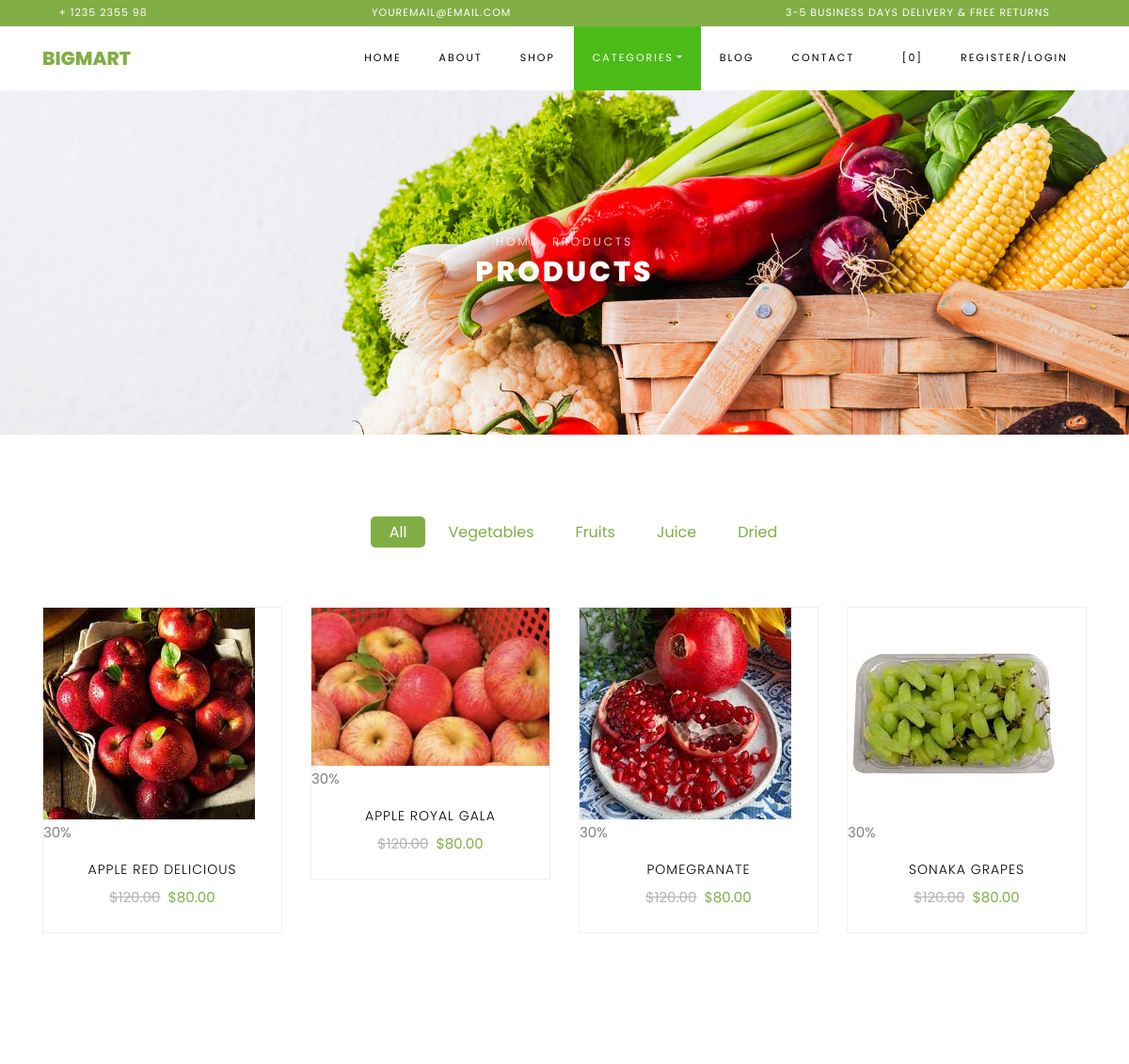
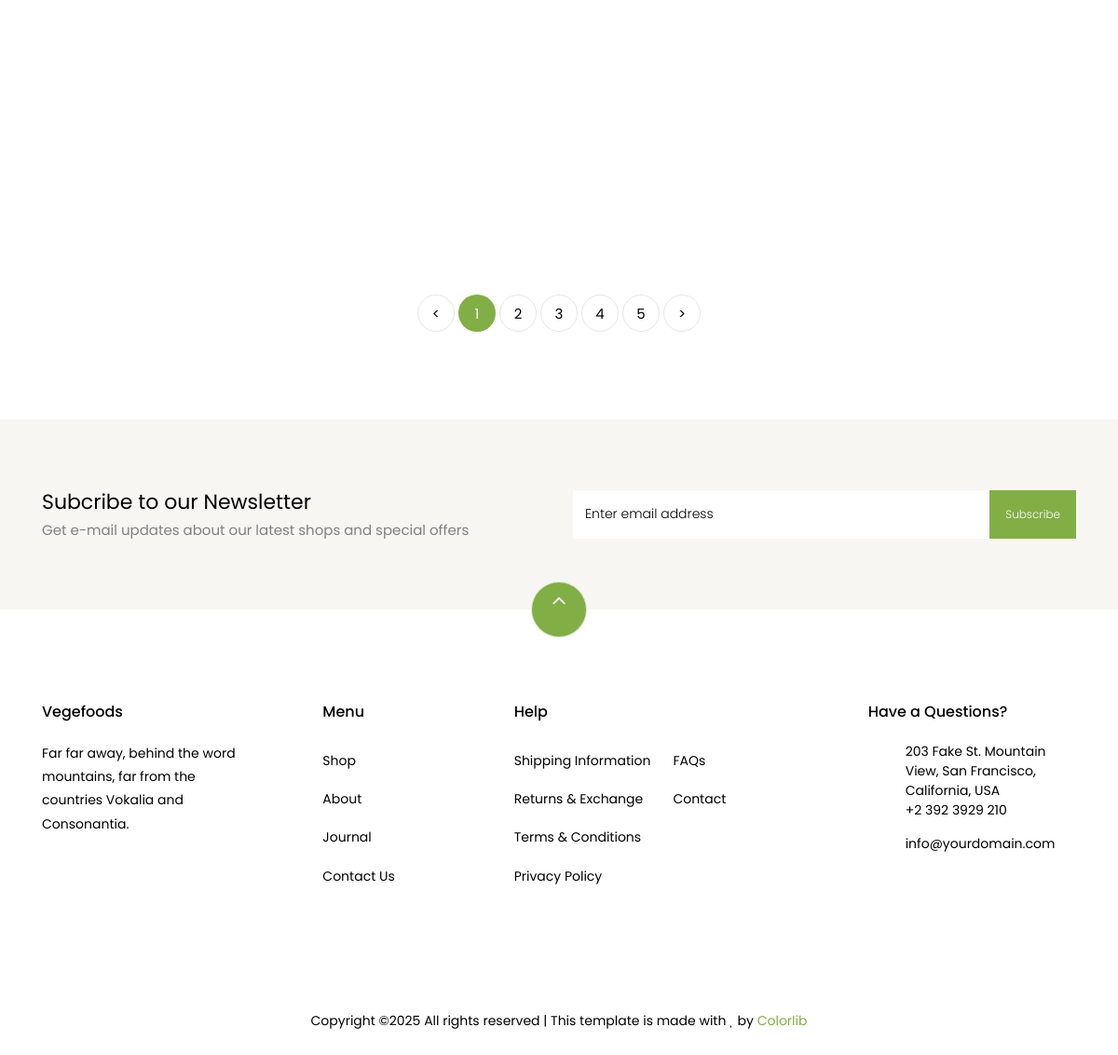
The page /Each_Products/Fruits on the database its author committed (2 pictures, top to bottom).
### Backend/models.py (models this page shows)
class ProductDB(models.Model):
    Category = models.CharField(max_length=100, null=True, blank=True)
    Product_Name = models.CharField(max_length=100, null=True, blank=True)
    Product_Price = models.IntegerField(null=True, blank=True)
    Product_Description = models.CharField(max_length=100, null=True, blank=True)
    Product_Image = models.ImageField(upload_to="Product Images", null=True, blank=True)

### Webapp/views.py (the view)
# urls.py: path('Each_Products/<cat_name>', views.Product_filteredpage, name="Each_Products"),
def Product_filteredpage(req, cat_name):
    data = ProductDB.objects.filter(Category=cat_name)
    cat = categoriesDB.objects.all()
    return render(req, "Product_filtered.html", {'data': data, 'cat': cat})

### Webapp/templates/Product_filtered.html (shortened to what this page needs)
<!DOCTYPE html>
{% load static %}
<html lang="en">
  <head>
    <link rel="stylesheet" href="{% static 'Web_Home/css/open-iconic-bootstrap.min.css' %}">
    <link rel="stylesheet" href="{% static 'Web_Home/css/animate.css' %}">
    <link rel="stylesheet" href="{% static 'Web_Home/css/owl.carousel.min.css' %}">
    <link rel="stylesheet" href="{% static 'Web_Home/css/owl.theme.default.min.css' %}">
    <link rel="stylesheet" href="{% static 'Web_Home/css/magnific-popup.css' %}">
    <link rel="stylesheet" href="{% static 'Web_Home/css/aos.css' %}">
    <link rel="stylesheet" href="{% static 'Web_Home/css/ionicons.min.css' %}">
    <link rel="stylesheet" href="{% static 'Web_Home/css/bootstrap-datepicker.css' %}">
    <link rel="stylesheet" href="{% static 'Web_Home/css/jquery.timepicker.css' %}">
    <link rel="stylesheet" href="{% static 'Web_Home/css/flaticon.css' %}">
    <link rel="stylesheet" href="{% static 'Web_Home/css/icomoon.css' %}">
    <link rel="stylesheet" href="{% static 'Web_Home/css/style.css' %}">
  </head>
  <body class="goto-here">
		<div class="py-1 bg-primary">
    	<div class="container">
    		<div class="row no-gutters d-flex align-items-start align-items-center px-md-0">
	    		<div class="col-lg-12 d-block">
		    		<div class="row d-flex">
		    			<div class="col-md pr-4 d-flex topper align-items-center">
					    	<div class="icon mr-2 d-flex justify-content-center align-items-center"><span class="icon-phone2"></span></div>
						    <span class="text">+ 1235 2355 98</span>
					    </div>
					    <div class="col-md pr-4 d-flex topper align-items-center">
					    	<div class="icon mr-2 d-flex justify-content-center align-items-center"><span class="icon-paper-plane"></span></div>
						    <span class="text">youremail@email.com</span>
					    </div>
					    <div class="col-md-5 pr-4 d-flex topper align-items-center text-lg-right">
						    <span class="text">3-5 Business days delivery &amp; Free Returns</span>
					    </div>
				    </div>
			    </div>
		    </div>
		  </div>
    </div>
<nav class="navbar navbar-expand-lg navbar-dark ftco_navbar bg-dark ftco-navbar-light" id="ftco-navbar">
    <div class="container">
        <a class="navbar-brand" href="index.html">Bigmart</a>
        <div class="collapse navbar-collapse" id="ftco-nav">
            <ul class="navbar-nav ml-auto">
                <li class="nav-item active " ><a href="{% url 'home' %}" class="nav-link">Home</a></li>
                <li class="nav-item"><a href="{% url 'About' %}" class="nav-link">About</a></li>
                <li class="nav-item"><a href="{% url 'Shop' %}" class="nav-link">Shop</a></li>
                <li class="nav-item dropdown">
                    <a class="nav-link dropdown-toggle" style="background-color: #4CBB17;color:white" href="#" id="dropdown04" data-toggle="dropdown" aria-haspopup="true" aria-expanded="false">Categories</a>
                </li>
                <li class="nav-item"><a href="{% url 'Blog' %}" class="nav-link">Blog</a></li>
                <li class="nav-item"><a href="{% url 'Contact' %}" class="nav-link">Contact</a></li>
                <li class="nav-item cta cta-colored"><a href="{% url 'cart' %}" class="nav-link"><span class="icon-shopping_cart"></span>[0]</a></li>
                {% if request.session.Username %}
                    <li class="nav-item"><a href="{% url 'User_logout' %}" class="nav-link">{{request.session.Username}}/Logout</a></li>
                {% else %}
                    <li class="nav-item"><a href="{% url 'user_register' %}" class="nav-link">Register/Login</a></li>
                {% endif %}
            </ul>
        </div>
    </div>
</nav>
    <div class="hero-wrap hero-bread" style="background-image: url({% static 'Web_Home/images/bg_1.jpg' %});">
      <div class="container">
        <div class="row no-gutters slider-text align-items-center justify-content-center">
          <div class="col-md-9 ftco-animate text-center">
          	<p class="breadcrumbs"><span class="mr-2"><a href="index.html">Home</a></span> <span>Products</span></p>
                <h1 class="mb-0 bread">Products</h1>
          </div>
        </div>
      </div>
    </div>
    <section class="ftco-section">
    	<div class="container">
    		<div class="row justify-content-center">
    			<div class="col-md-10 mb-5 text-center">
    				<ul class="product-category">
    					<li><a href="#" class="active">All</a></li>
    					<li><a href="#">Vegetables</a></li>
    					<li><a href="#">Fruits</a></li>
    					<li><a href="#">Juice</a></li>
    					<li><a href="#">Dried</a></li>
    				</ul>
    			</div>
    		</div>
    		<div class="row" >
                {% for i in data %}
    			<div class="col-md-6 col-lg-3 ftco-animate" >
    				<div class="product">
    					<a href="#" class="img-prod">
                            <a href="{% url 'single_product' p_id=i.id %}">
                                <img class="img-fluid" src="{{i.Product_Image.url}}" alt="Colorlib Template">
                            </a>
    						<span class="status">30%</span>
    					</a>
    					<div class="text py-3 pb-4 px-3 text-center">
    						<h3><a href="#">{{i.Product_Name}}</a></h3>
    						<div class="d-flex">
    							<div class="pricing">
		    						<p class="price"><span class="mr-2 price-dc">$120.00</span><span class="price-sale">$80.00</span></p>
		    					</div>
	    					</div>
    					</div>
    				</div>
    			</div>
                {% endfor %}
    		</div>
    		<div class="row mt-5" >
          <div class="col text-center">
            <div class="block-27">
              <ul>
                <li><a href="#">&lt;</a></li>
                <li class="active"><span>1</span></li>
                <li><a href="#">2</a></li>
                <li><a href="#">3</a></li>
                <li><a href="#">4</a></li>
                <li><a href="#">5</a></li>
                <li><a href="#">&gt;</a></li>
              </ul>
            </div>
          </div>
        </div>
    	</div>
    </section>
		<section class="ftco-section ftco-no-pt ftco-no-pb py-5 bg-light">
      <div class="container py-4">
        <div class="row d-flex justify-content-center py-5">
          <div class="col-md-6">
          	<h2 style="font-size: 22px;" class="mb-0">Subcribe to our Newsletter</h2>
          	<span>Get e-mail updates about our latest shops and special offers</span>
          </div>
          <div class="col-md-6 d-flex align-items-center">
            <form action="#" class="subscribe-form">
              <div class="form-group d-flex">
                <input type="text" class="form-control" placeholder="Enter email address">
                <input type="submit" value="Subscribe" class="submit px-3">
              </div>
            </form>
          </div>
        </div>
      </div>
    </section>
    <footer class="ftco-footer ftco-section">
      <div class="container">
      	<div class="row">
      		<div class="mouse">
						<a href="#" class="mouse-icon">
							<div class="mouse-wheel"><span class="ion-ios-arrow-up"></span></div>
						</a>
					</div>
      	</div>
        <div class="row mb-5">
          <div class="col-md">
            <div class="ftco-footer-widget mb-4">
              <h2 class="ftco-heading-2">Vegefoods</h2>
              <p>Far far away, behind the word mountains, far from the countries Vokalia and Consonantia.</p>
              <ul class="ftco-footer-social list-unstyled float-md-left float-lft mt-5">
              </ul>
            </div>
          </div>
          <div class="col-md">
            <div class="ftco-footer-widget mb-4 ml-md-5">
              <h2 class="ftco-heading-2">Menu</h2>
              <ul class="list-unstyled">
                <li><a href="#" class="py-2 d-block">Shop</a></li>
                <li><a href="#" class="py-2 d-block">About</a></li>
                <li><a href="#" class="py-2 d-block">Journal</a></li>
                <li><a href="#" class="py-2 d-block">Contact Us</a></li>
              </ul>
            </div>
          </div>
          <div class="col-md-4">
             <div class="ftco-footer-widget mb-4">
              <h2 class="ftco-heading-2">Help</h2>
              <div class="d-flex">
	              <ul class="list-unstyled mr-l-5 pr-l-3 mr-4">
	                <li><a href="#" class="py-2 d-block">Shipping Information</a></li>
	                <li><a href="#" class="py-2 d-block">Returns &amp; Exchange</a></li>
	                <li><a href="#" class="py-2 d-block">Terms &amp; Conditions</a></li>
	                <li><a href="#" class="py-2 d-block">Privacy Policy</a></li>
	              </ul>
	              <ul class="list-unstyled">
	                <li><a href="#" class="py-2 d-block">FAQs</a></li>
	                <li><a href="#" class="py-2 d-block">Contact</a></li>
	              </ul>
	            </div>
            </div>
          </div>
          <div class="col-md">
            <div class="ftco-footer-widget mb-4">
            	<h2 class="ftco-heading-2">Have a Questions?</h2>
            	<div class="block-23 mb-3">
	              <ul>
	                <li><span class="icon icon-map-marker"></span><span class="text">203 Fake St. Mountain View, San Francisco, California, USA</span></li>
	                <li><a href="#"><span class="icon icon-phone"></span><span class="text">+2 392 3929 210</span></a></li>
	                <li><a href="#"><span class="icon icon-envelope"></span><span class="text">info@yourdomain.com</span></a></li>
	              </ul>
	            </div>
            </div>
          </div>
        </div>
        <div class="row">
          <div class="col-md-12 text-center">
            <p>
						  Copyright &copy;<script>document.write(new Date().getFullYear());</script> All rights reserved | This template is made with <i class="icon-heart color-danger" aria-hidden="true"></i> by <a href="https://colorlib.com" target="_blank">Colorlib</a>
						</p>
          </div>
        </div>
      </div>
    </footer>
  </body>
</html>

### Webapp/static/Web_Home/css/icomoon.css (style rules this page uses)
[class^="icon-"], [class*=" icon-"] { font-family: 'icomoon' !important; speak: none; font-style: normal; font-weight: normal; font-variant: normal; text-transform: none; line-height: 1; -webkit-font-smoothing: antialiased; -moz-osx-font-smoothing: grayscale; }
.icon-heart:before { content: "\f004"; }
.icon-map-marker:before { content: "\f041"; }
.icon-phone:before { content: "\f095"; }
.icon-envelope:before { content: "\f0e0"; }
.icon-paper-plane:before { content: "\f1d8"; }
.icon-phone2:before { content: "\e0cd"; }
.icon-shopping_cart:before { content: "\e8cc"; }

### rows shown on the page
ProductDB: Product_Image (picture), Product_Name "APPLE RED DELICIOUS"
ProductDB: Product_Image (picture), Product_Name "APPLE ROYAL GALA"
ProductDB: Product_Image (picture), Product_Name "POMEGRANATE"
ProductDB: Product_Image (picture), Product_Name "SONAKA GRAPES"
